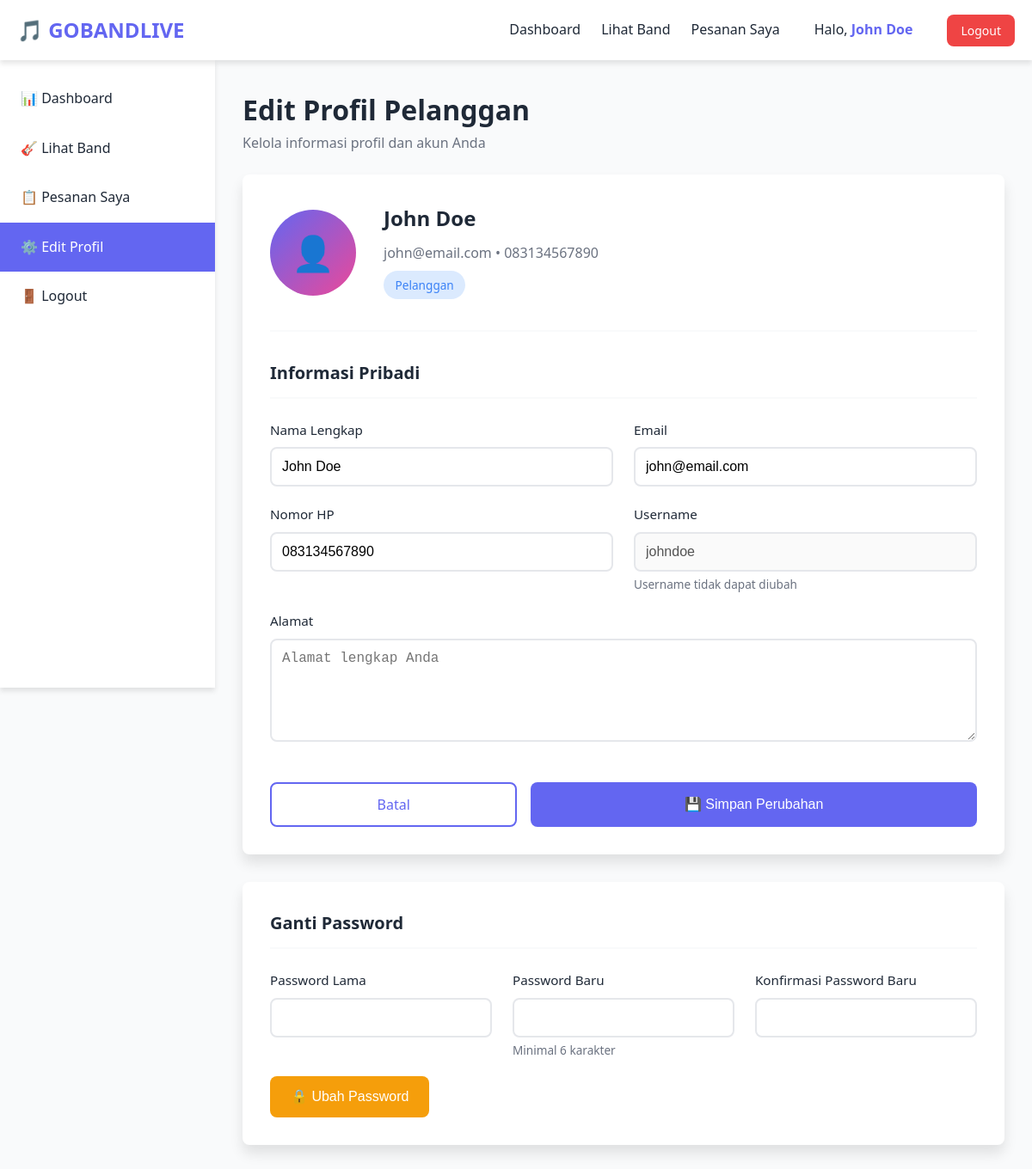
The app's page /pelanggan/edit_profil.php (signed in) with its own data.
### tables this page shows
CREATE TABLE `users` (
  `id` int(11) NOT NULL,
  `nama` varchar(100) NOT NULL,
  `email` varchar(100) NOT NULL,
  `no_hp` varchar(15) NOT NULL,
  `alamat` text DEFAULT NULL,
  `username` varchar(50) NOT NULL,
  `password` varchar(255) NOT NULL,
  `role` enum('admin','pelanggan','band') NOT NULL,
  `created_at` timestamp NOT NULL DEFAULT current_timestamp(),
  `updated_at` timestamp NOT NULL DEFAULT current_timestamp() ON UPDATE current_timestamp()
);

### includes/functions.php (called while the page is built, shortened)
<?php
function getUserById($db, $userId) {
    $stmt = $db->prepare("SELECT * FROM users WHERE id = ?");
    $stmt->execute([$userId]);
    return $stmt->fetch();
}
?>

### pelanggan/edit_profil.php (the view, shortened to what this page needs)
<?php
require_once '../config/database.php';
require_once '../includes/functions.php';
$userId = $_SESSION['user_id'];
$user = getUserById($db, $userId);
?>
<!DOCTYPE html>
<html lang="id">
<head>
    <link rel="stylesheet" href="../assets/css/style.css">
</head>
<body>
    <nav class="navbar">
        <div class="container navbar-container">
            <a href="../index.php" class="navbar-brand">
                🎵 <?php echo APP_NAME; ?>
            </a>
            <ul class="navbar-menu">
                <li><a href="dashboard.php">Dashboard</a></li>
                <li><a href="lihat_band.php">Lihat Band</a></li>
                <li><a href="status_pesanan.php">Pesanan Saya</a></li>
                <li>
                    <a href="edit_profil.php" class="user-profile-link">
                        Halo, <strong><?php echo htmlspecialchars($_SESSION['nama']); ?></strong>
                    </a>
                </li>
                <li><a href="../auth/logout.php" class="btn btn-danger btn-sm">Logout</a></li>
            </ul>
        </div>
    </nav>
    <div class="main-wrapper">
        <aside class="sidebar">
            <ul class="sidebar-menu">
                <li><a href="dashboard.php">📊 Dashboard</a></li>
                <li><a href="lihat_band.php">🎸 Lihat Band</a></li>
                <li><a href="status_pesanan.php">📋 Pesanan Saya</a></li>
                <li><a href="edit_profil.php" class="active">⚙️ Edit Profil</a></li>
                <li><a href="../auth/logout.php">🚪 Logout</a></li>
            </ul>
        </aside>
        <main class="main-content">
            <h1>Edit Profil Pelanggan</h1>
            <p class="text-gray mb-3">Kelola informasi profil dan akun Anda</p>
            <div class="profile-card">
                <div class="profile-header">
                    <div class="profile-avatar">
                        👤
                    </div>
                    <div class="profile-info">
                        <h2><?php echo htmlspecialchars($user['nama']); ?></h2>
                        <p><?php echo htmlspecialchars($user['email']); ?> • <?php echo htmlspecialchars($user['no_hp']); ?></p>
                        <p style="margin-top: 0.5rem;">
                            <span class="badge badge-info">Pelanggan</span>
                        </p>
                    </div>
                </div>
                <form method="POST" action="">
                    <div class="form-section">
                        <h3 class="form-section-title">Informasi Pribadi</h3>
                        <div class="row">
                            <div class="col-6">
                                <div class="form-group">
                                    <label class="form-label">Nama Lengkap</label>
                                    <input type="text" name="nama" class="form-control" value="<?php echo htmlspecialchars($user['nama']); ?>" required>
                                </div>
                            </div>
                            <div class="col-6">
                                <div class="form-group">
                                    <label class="form-label">Email</label>
                                    <input type="email" name="email" class="form-control" value="<?php echo htmlspecialchars($user['email']); ?>" required>
                                </div>
                            </div>
                        </div>
                        <div class="row">
                            <div class="col-6">
                                <div class="form-group">
                                    <label class="form-label">Nomor HP</label>
                                    <input type="text" name="no_hp" class="form-control" value="<?php echo htmlspecialchars($user['no_hp']); ?>" required>
                                </div>
                            </div>
                            <div class="col-6">
                                <div class="form-group">
                                    <label class="form-label">Username</label>
                                    <input type="text" class="form-control" value="<?php echo htmlspecialchars($user['username']); ?>" disabled>
                                    <small class="text-gray">Username tidak dapat diubah</small>
                                </div>
                            </div>
                        </div>
                        <div class="form-group">
                            <label class="form-label">Alamat</label>
                            <textarea name="alamat" class="form-control" rows="3" placeholder="Alamat lengkap Anda"><?php echo htmlspecialchars($user['alamat']); ?></textarea>
                        </div>
                    </div>
                    <div class="save-buttons">
                        <a href="dashboard.php" class="btn btn-outline" style="flex: 1;">
                            Batal
                        </a>
                        <button type="submit" name="update_profil" class="btn btn-primary" style="flex: 2;">
                            💾 Simpan Perubahan
                        </button>
                    </div>
                </form>
            </div>
            <div class="profile-card">
                <h3 class="form-section-title">Ganti Password</h3>
                <form method="POST" action="">
                    <div class="row">
                        <div class="col-4">
                            <div class="form-group">
                                <label class="form-label">Password Lama</label>
                                <input type="password" name="password_lama" class="form-control" required>
                            </div>
                        </div>
                        <div class="col-4">
                            <div class="form-group">
                                <label class="form-label">Password Baru</label>
                                <input type="password" name="password_baru" class="form-control" id="password_baru" required>
                                <small class="text-gray">Minimal 6 karakter</small>
                            </div>
                        </div>
                        <div class="col-4">
                            <div class="form-group">
                                <label class="form-label">Konfirmasi Password Baru</label>
                                <input type="password" name="password_konfirmasi" class="form-control" required>
                            </div>
                        </div>
                    </div>
                    <button type="submit" name="update_password" class="btn btn-warning">
                        🔒 Ubah Password
                    </button>
                </form>
            </div>
        </main>
    </div>
</body>
</html>

### records on screen
users: nama "John Doe", email "john@email.com", no_hp "083134567890", username "johndoe"

### other values on screen
APP_NAME "GOBANDLIVE"
$_SESSION['nama'] "John Doe"
